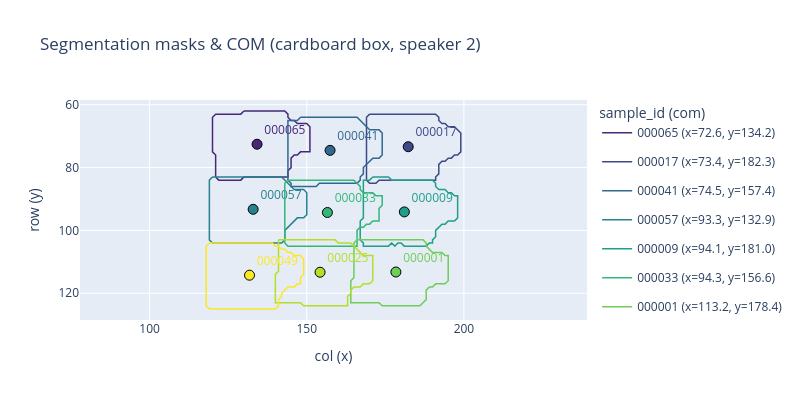

Here is the notebook cell this chart was saved with:
### Code cell
import cv2
import numpy as np
import plotly.graph_objects as go
from PIL import Image

# Load every sample's segmentation mask, overlay their outlines in distinct colors, and
# mark + label each center of mass. Plotly so you can zoom/pan. Colors match the FFT plot
# (SAMPLE_COLORS). com is stored as (row, col); the empty-box sentinel com == [-1, -1] is
# skipped for the COM marker.
fig = go.Figure()
for sample in df.itertuples():
    color = SAMPLE_COLORS[SAMPLE_COLOR_IDX[sample.sample_id]]
    mask = np.array(Image.open(sample.mask_path).convert('L'))  # (H, W) uint8
    name = f'{sample.sample_id} (x={sample.com[0]:.1f}, y={sample.com[1]:.1f})'
    contours, _ = cv2.findContours((mask > 127).astype(np.uint8),
                                   cv2.RETR_EXTERNAL, cv2.CHAIN_APPROX_SIMPLE)
    shown_legend = False
    for cnt in contours:
        pts = cnt[:, 0, :]  # (P, 2) as (x=col, y=row)
        xs = np.append(pts[:, 0], pts[0, 0])
        ys = np.append(pts[:, 1], pts[0, 1])
        fig.add_trace(go.Scatter(x=xs, y=ys, mode='lines', name=name,
                                 line=dict(color=color, width=1.5),
                                 legendgroup=name, showlegend=not shown_legend))
        shown_legend = True
    row, col = sample.com
    if row >= 0 and col >= 0:  # skip the empty-box sentinel
        fig.add_trace(go.Scatter(x=[col], y=[row], mode='markers+text',
                                 marker=dict(color=color, size=10, line=dict(color='black', width=1)),
                                 text=[sample.sample_id], textposition='top right',
                                 textfont=dict(color=color),
                                 legendgroup=name, showlegend=False))

fig.update_layout(title=f'Segmentation masks & COM ({BOX} box, speaker {SPEAKER})',
                  xaxis_title='col (x)', yaxis_title='row (y)',
                  legend_title='sample_id (com)', width=800, height=400)
fig.update_yaxes(autorange='reversed', scaleanchor='x', scaleratio=1)  # image coords + square pixels
fig.show()

### Figure 1 — Plotly figure (JSON) as saved in the notebook; plotly's stock layout.template omitted (floating-point values rounded to 4 significant figures)
{"data": [{"legendgroup": "000065 (x=72.6, y=134.2)", "line": {"color": "rgb(72, 40, 120)", "width": 1.5}, "mode": "lines", "name": "000065 (x=72.6, y=134.2)", "showlegend": true, "type": "scatter", "x": [130, 129, 121, 120, 120, 121, 121, 122, 129, 130, 144, 144, 145, 145, 146, 147, 148, 151, 151, 150, 147, 146, 145, 144, 144, 143, 130], "y": [62, 63, 63, 64, 75, 76, 83, 84, 84, 83, 83, 81, 80, 77, 76, 76, 75, 75, 67, 66, 66, 65, 65, 64, 63, 62, 62]}, {"legendgroup": "000065 (x=72.6, y=134.2)", "marker": {"color": "rgb(72, 40, 120)", "line": {"color": "black", "width": 1}, "size": 10}, "mode": "markers+text", "showlegend": false, "text": ["000065"], "textfont": {"color": "rgb(72, 40, 120)"}, "textposition": "top right", "type": "scatter", "x": [134.2], "y": [72.58]}, {"legendgroup": "000017 (x=73.4, y=182.3)", "line": {"color": "rgb(62, 73, 137)", "width": 1.5}, "mode": "lines", "name": "000017 (x=73.4, y=182.3)", "showlegend": true, "type": "scatter", "x": [170, 169, 169, 170, 172, 173, 191, 191, 192, 192, 193, 194, 195, 196, 197, 198, 199, 199, 197, 195, 194, 193, 192, 192, 191, 170], "y": [63, 64, 84, 85, 85, 84, 84, 83, 82, 79, 78, 78, 77, 77, 76, 76, 75, 69, 67, 67, 66, 66, 65, 64, 63, 63]}, {"legendgroup": "000017 (x=73.4, y=182.3)", "marker": {"color": "rgb(62, 73, 137)", "line": {"color": "black", "width": 1}, "size": 10}, "mode": "markers+text", "showlegend": false, "text": ["000017"], "textfont": {"color": "rgb(62, 73, 137)"}, "textposition": "top right", "type": "scatter", "x": [182.3], "y": [73.37]}, {"legendgroup": "000041 (x=74.5, y=157.4)", "line": {"color": "rgb(49, 104, 142)", "width": 1.5}, "mode": "lines", "name": "000041 (x=74.5, y=157.4)", "showlegend": true, "type": "scatter", "x": [148, 147, 144, 144, 145, 145, 153, 154, 166, 167, 167, 168, 168, 171, 173, 174, 174, 173, 170, 166, 148], "y": [64, 65, 65, 84, 85, 86, 86, 85, 85, 84, 83, 82, 80, 77, 77, 76, 69, 68, 68, 64, 64]}, {"legendgroup": "000041 (x=74.5, y=157.4)", "marker": {"color": "rgb(49, 104, 142)", "line": {"color": "black", "width": 1}, "size": 10}, "mode": "markers+text", "showlegend": false, "text": ["000041"], "textfont": {"color": "rgb(49, 104, 142)"}, "textposition": "top right", "type": "scatter", "x": [157.4], "y": [74.52]}, {"legendgroup": "000057 (x=93.3, y=132.9)", "line": {"color": "rgb(38, 130, 142)", "width": 1.5}, "mode": "lines", "name": "000057 (x=93.3, y=132.9)", "showlegend": true, "type": "scatter", "x": [120, 119, 119, 120, 142, 143, 143, 147, 149, 150, 150, 149, 146, 142, 120], "y": [83, 84, 103, 104, 104, 103, 100, 96, 96, 95, 88, 87, 87, 83, 83]}, {"legendgroup": "000057 (x=93.3, y=132.9)", "marker": {"color": "rgb(38, 130, 142)", "line": {"color": "black", "width": 1}, "size": 10}, "mode": "markers+text", "showlegend": false, "text": ["000057"], "textfont": {"color": "rgb(38, 130, 142)"}, "textposition": "top right", "type": "scatter", "x": [132.9], "y": [93.28]}, {"legendgroup": "000009 (x=94.1, y=181.0)", "line": {"color": "rgb(31, 158, 137)", "width": 1.5}, "mode": "lines", "name": "000009 (x=94.1, y=181.0)", "showlegend": true, "type": "scatter", "x": [171, 170, 168, 168, 167, 167, 168, 168, 176, 177, 178, 179, 180, 181, 188, 189, 190, 190, 191, 191, 193, 194, 195, 197, 198, 198, 197, 196, 195, 194, 192, 191, 191, 190, 177, 176, 171], "y": [83, 84, 84, 96, 97, 103, 104, 105, 105, 104, 105, 104, 104, 105, 105, 104, 104, 103, 102, 100, 98, 98, 97, 97, 96, 89, 89, 88, 88, 87, 87, 86, 85, 84, 84, 83, 83]}, {"legendgroup": "000009 (x=94.1, y=181.0)", "marker": {"color": "rgb(31, 158, 137)", "line": {"color": "black", "width": 1}, "size": 10}, "mode": "markers+text", "showlegend": false, "text": ["000009"], "textfont": {"color": "rgb(31, 158, 137)"}, "textposition": "top right", "type": "scatter", "x": [181.0], "y": [94.11]}, {"legendgroup": "000033 (x=94.3, y=156.6)", "line": {"color": "rgb(53, 183, 121)", "width": 1.5}, "mode": "lines", "name": "000033 (x=94.3, y=156.6)", "showlegend": true, "type": "scatter", "x": [144, 143, 143, 144, 166, 166, 167, 168, 169, 170, 171, 173, 173, 174, 174, 172, 171, 168, 167, 167, 165, 144], "y": [84, 85, 104, 105, 105, 100, 99, 99, 98, 98, 97, 97, 93, 92, 89, 89, 88, 88, 87, 86, 84, 84]}, {"legendgroup": "000033 (x=94.3, y=156.6)", "marker": {"color": "rgb(53, 183, 121)", "line": {"color": "black", "width": 1}, "size": 10}, "mode": "markers+text", "showlegend": false, "text": ["000033"], "textfont": {"color": "rgb(53, 183, 121)"}, "textposition": "top right", "type": "scatter", "x": [156.6], "y": [94.29]}, {"legendgroup": "000001 (x=113.2, y=178.4)", "line": {"color": "rgb(110, 206, 88)", "width": 1.5}, "mode": "lines", "name": "000001 (x=113.2, y=178.4)", "showlegend": true, "type": "scatter", "x": [166, 165, 165, 164, 164, 173, 174, 186, 188, 188, 189, 190, 191, 194, 195, 195, 194, 193, 190, 188, 188, 187, 166], "y": [103, 104, 115, 116, 123, 123, 124, 124, 122, 119, 118, 118, 117, 117, 116, 108, 108, 107, 107, 105, 104, 103, 103]}, {"legendgroup": "000001 (x=113.2, y=178.4)", "marker": {"color": "rgb(110, 206, 88)", "line": {"color": "black", "width": 1}, "size": 10}, "mode": "markers+text", "showlegend": false, "text": ["000001"], "textfont": {"color": "rgb(110, 206, 88)"}, "textposition": "top right", "type": "scatter", "x": [178.4], "y": [113.2]}, {"legendgroup": "000025 (x=113.3, y=154.2)", "line": {"color": "rgb(181, 222, 43)", "width": 1.5}, "mode": "lines", "name": "000025 (x=113.3, y=154.2)", "showlegend": true, "type": "scatter", "x": [141, 141, 140, 140, 148, 149, 163, 163, 164, 164, 165, 167, 168, 170, 171, 171, 168, 164, 160, 159, 141], "y": [103, 113, 114, 123, 123, 124, 124, 121, 120, 119, 118, 118, 117, 117, 116, 108, 108, 104, 104, 103, 103]}, {"legendgroup": "000025 (x=113.3, y=154.2)", "marker": {"color": "rgb(181, 222, 43)", "line": {"color": "black", "width": 1}, "size": 10}, "mode": "markers+text", "showlegend": false, "text": ["000025"], "textfont": {"color": "rgb(181, 222, 43)"}, "textposition": "top right", "type": "scatter", "x": [154.2], "y": [113.3]}, {"legendgroup": "000049 (x=114.2, y=131.8)", "line": {"color": "rgb(253, 231, 37)", "width": 1.5}, "mode": "lines", "name": "000049 (x=114.2, y=131.8)", "showlegend": true, "type": "scatter", "x": [119, 118, 118, 119, 140, 141, 141, 142, 142, 144, 146, 147, 148, 148, 149, 149, 148, 146, 145, 144, 143, 142, 141, 140, 139, 119], "y": [104, 105, 124, 125, 125, 124, 122, 121, 120, 118, 118, 117, 117, 115, 114, 109, 108, 108, 107, 107, 106, 106, 105, 105, 104, 104]}, {"legendgroup": "000049 (x=114.2, y=131.8)", "marker": {"color": "rgb(253, 231, 37)", "line": {"color": "black", "width": 1}, "size": 10}, "mode": "markers+text", "showlegend": false, "text": ["000049"], "textfont": {"color": "rgb(253, 231, 37)"}, "textposition": "top right", "type": "scatter", "x": [131.8], "y": [114.2]}], "layout": {"height": 400, "legend": {"title": {"text": "sample_id (com)"}}, "title": {"text": "Segmentation masks & COM (cardboard box, speaker 2)"}, "width": 800, "xaxis": {"title": {"text": "col (x)"}}, "yaxis": {"autorange": "reversed", "scaleanchor": "x", "scaleratio": 1, "title": {"text": "row (y)"}}}}
